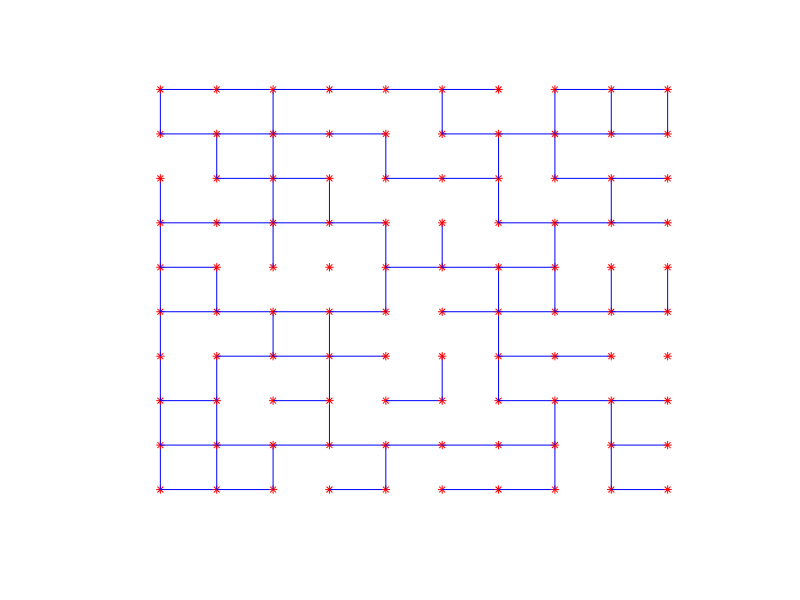

Reproduce this figure in MATLAB. (Note: this script raises an error after producing the figure.)
#!/usr/bin/env octave
% kate: remove-trailing-space on; replace-trailing-space-save on; indent-width 2; indent-mode normal; syntax matlab; space-indent on;
L=10;  % Gittergroesse L*L
p=0.4;  % Besetzungswahrscheinlichkeit
rand('state',0); % Standard initialisierung der Zufallszahlen

disp('Bondbesetzung:');
%  nach oben und rechts: wert = -3, wenn nur rechts: wert = -2, nur oben: -1; passiv: 0
feld_rechts = (rand(L,L-1) > p); % 1 = verbindung nach rechts
feld_oben = (rand(L-1,L) > p); % 1 = verbindung nach links
feld = zeros(L,L);
for i=1:L-1
  feld(:,i) -= 2*feld_rechts(:,i);
  feld(i,:) -= feld_oben(i,:);
end
flipud(feld)  % druck-plot gegen (x,y), (0,0) unten links.

% Plot
figure();axis([0 L+1 0 L+1]);hold on;
% Plot von Punkten und Linien
for x=1:L, for y=1:L
    plot(x,y,'*r');
    if rem(feld(y,x),2) == -1 % verbindung nach oben
      plot([x x],[y y+1],'-b');
    end
    if feld(y,x) < -1 % verbindung nach rechts
      plot([x x+1],[y y],'-b');
    end
end,end
axis off;

pause

disp('Ergebnis, Baumsuche:');
[feld] = baum_analyse(feld);
flipud(feld.')

%
%  disp('Ergebnis, Baumsuche:');
%  [feld] = baum_analyse(feld);
%  flipud(feld.')
%  disp('Ergebnis, Hoshen-Kopelman:');
%  [feld] = hoshen_kopelman(feld);
%  flipud(feld.')
